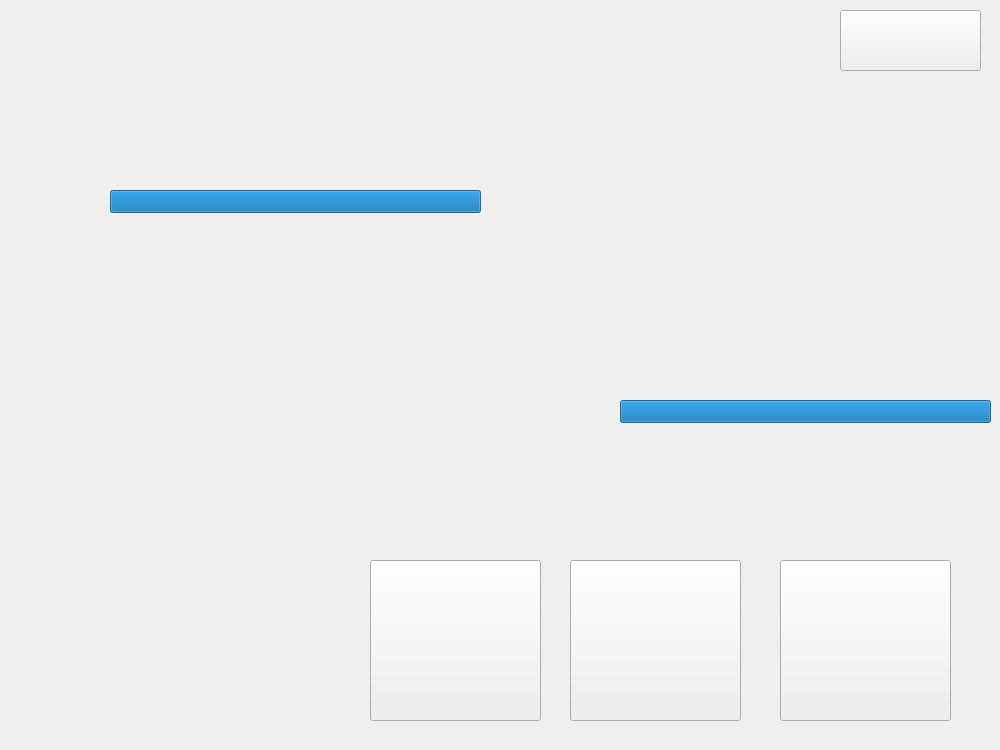
<?xml version="1.0" encoding="UTF-8"?>
<ui version="4.0">
 <class>MainWindow</class>
 <widget class="QMainWindow" name="MainWindow">
  <property name="geometry">
   <rect>
    <x>0</x>
    <y>0</y>
    <width>1000</width>
    <height>750</height>
   </rect>
  </property>
  <property name="windowTitle">
   <string>MainWindow</string>
  </property>
  <widget class="QWidget" name="centralwidget">
   <widget class="QProgressBar" name="progressBarAllie">
    <property name="geometry">
     <rect>
      <x>620</x>
      <y>400</y>
      <width>371</width>
      <height>23</height>
     </rect>
    </property>
    <property name="value">
     <number>100</number>
    </property>
    <property name="format">
     <string/>
    </property>
   </widget>
   <widget class="QLabel" name="Fond">
    <property name="geometry">
     <rect>
      <x>0</x>
      <y>0</y>
      <width>1001</width>
      <height>751</height>
     </rect>
    </property>
    <property name="text">
     <string/>
    </property>
    <property name="pixmap">
     <pixmap>Combat/BackgroundCombat.png</pixmap>
    </property>
    <property name="scaledContents">
     <bool>true</bool>
    </property>
   </widget>
   <widget class="QProgressBar" name="progressBarEnemy">
    <property name="geometry">
     <rect>
      <x>110</x>
      <y>190</y>
      <width>371</width>
      <height>23</height>
     </rect>
    </property>
    <property name="value">
     <number>100</number>
    </property>
    <property name="format">
     <string/>
    </property>
   </widget>
   <widget class="QPushButton" name="AttaqueNormale">
    <property name="geometry">
     <rect>
      <x>370</x>
      <y>560</y>
      <width>171</width>
      <height>161</height>
     </rect>
    </property>
    <property name="text">
     <string/>
    </property>
   </widget>
   <widget class="QPushButton" name="AttaqueSpeciale">
    <property name="geometry">
     <rect>
      <x>570</x>
      <y>560</y>
      <width>171</width>
      <height>161</height>
     </rect>
    </property>
    <property name="text">
     <string/>
    </property>
   </widget>
   <widget class="QPushButton" name="Pokedex">
    <property name="geometry">
     <rect>
      <x>780</x>
      <y>560</y>
      <width>171</width>
      <height>161</height>
     </rect>
    </property>
    <property name="text">
     <string/>
    </property>
   </widget>
   <widget class="QPushButton" name="Fuite">
    <property name="geometry">
     <rect>
      <x>840</x>
      <y>10</y>
      <width>141</width>
      <height>61</height>
     </rect>
    </property>
    <property name="text">
     <string/>
    </property>
   </widget>
   <zorder>Fond</zorder>
   <zorder>progressBarAllie</zorder>
   <zorder>progressBarEnemy</zorder>
   <zorder>AttaqueNormale</zorder>
   <zorder>AttaqueSpeciale</zorder>
   <zorder>Pokedex</zorder>
   <zorder>Fuite</zorder>
  </widget>
 </widget>
 <resources/>
 <connections/>
</ui>
